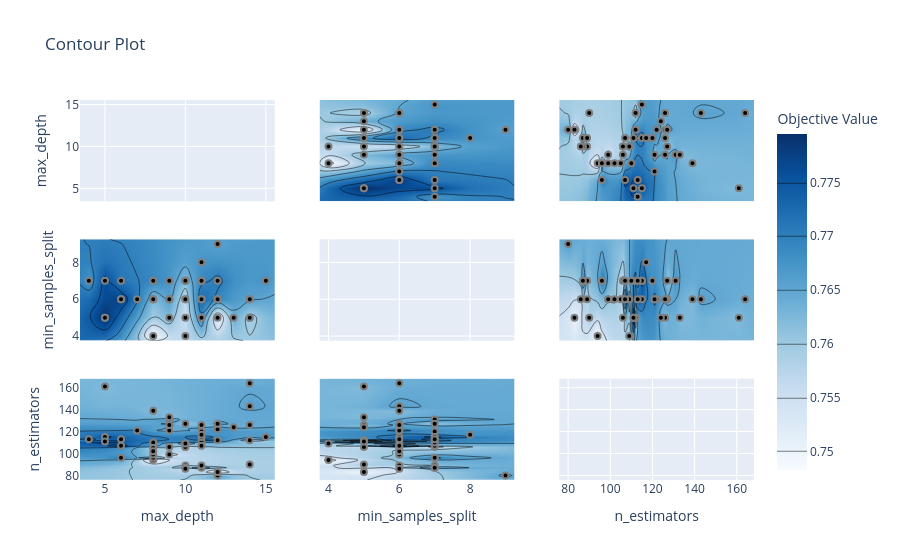

The code cell stored with this chart in its notebook:
### Markdown cell above
## contour plot

### Code cell
plot_contour(study).show()

### Figure 1 — Plotly figure (JSON) as saved in the notebook; plotly's stock layout.template omitted (floating-point values rounded to 4 significant figures; data arrays with more than 128 entries replaced by an {"elided": "..."} marker saying what was removed)
{"data": [{"type": "scatter", "xaxis": "x", "yaxis": "y"}, {"colorbar": {"title": {"text": "Objective Value"}}, "colorscale": [[0, "rgb(247,251,255)"], [0.125, "rgb(222,235,247)"], [0.25, "rgb(198,219,239)"], [0.375, "rgb(158,202,225)"], [0.5, "rgb(107,174,214)"], [0.625, "rgb(66,146,198)"], [0.75, "rgb(33,113,181)"], [0.875, "rgb(8,81,156)"], [1, "rgb(8,48,107)"]], "connectgaps": true, "contours": {"coloring": "heatmap"}, "hoverinfo": "none", "line": {"smoothing": 1.3}, "reversescale": false, "showscale": true, "type": "contour", "x": [3.45, 4, 5, 6, 7, 8, 9, 10, 11, 12, 13, 14, 15, 15.55], "xaxis": "x4", "y": [3.75, 4, 5, 6, 7, 8, 9, 9.25], "yaxis": "y4", "z": [[NaN, NaN, NaN, NaN, NaN, NaN, NaN, NaN, NaN, NaN, NaN, NaN, NaN, NaN], [NaN, NaN, NaN, NaN, NaN, 0.7483, NaN, 0.7569, NaN, NaN, NaN, NaN, NaN, NaN], [NaN, NaN, 0.7795, NaN, NaN, NaN, 0.7622, 0.7552, 0.7691, 0.75, 0.7639, 0.7587, NaN, NaN], [NaN, NaN, NaN, 0.7778, 0.7708, 0.7622, 0.7656, 0.7569, 0.7726, 0.7691, NaN, 0.7656, NaN, NaN], [NaN, 0.7674, 0.776, 0.7708, NaN, 0.7691, 0.7674, 0.7622, 0.7691, 0.7708, NaN, NaN, 0.7674, NaN], [NaN, NaN, NaN, NaN, NaN, NaN, NaN, NaN, 0.7674, NaN, NaN, NaN, NaN, NaN], [NaN, NaN, NaN, NaN, NaN, NaN, NaN, NaN, NaN, 0.7656, NaN, NaN, NaN, NaN], [NaN, NaN, NaN, NaN, NaN, NaN, NaN, NaN, NaN, NaN, NaN, NaN, NaN, NaN]]}, {"marker": {"color": "black", "line": {"color": "Gray", "width": 2}}, "mode": "markers", "name": "Feasible Trial", "showlegend": false, "type": "scatter", "x": [9, 11, 8, 14, 14, 14, 12, 15, 12, 10, 10, 11, 12, 14, 9, 11, 14, 12, 11, 12, 11, 13, 10, 11, 11, 10, 10, 8, 9, 8, 11, 9, 10, 7, 9, 12, 5, 8, 8, 8, 10, 6, 9, 8, 4, 6, 5, 5, 6, 10], "xaxis": "x4", "y": [7, 5, 4, 6, 6, 5, 9, 7, 6, 7, 6, 7, 7, 5, 5, 7, 6, 6, 5, 6, 6, 5, 7, 7, 6, 7, 6, 7, 6, 7, 8, 6, 5, 6, 6, 5, 7, 6, 6, 6, 7, 6, 6, 6, 7, 6, 5, 5, 7, 4], "yaxis": "y4"}, {"colorbar": {"title": {"text": "Objective Value"}}, "colorscale": [[0, "rgb(247,251,255)"], [0.125, "rgb(222,235,247)"], [0.25, "rgb(198,219,239)"], [0.375, "rgb(158,202,225)"], [0.5, "rgb(107,174,214)"], [0.625, "rgb(66,146,198)"], [0.75, "rgb(33,113,181)"], [0.875, "rgb(8,81,156)"], [1, "rgb(8,48,107)"]], "connectgaps": true, "contours": {"coloring": "heatmap"}, "hoverinfo": "none", "line": {"smoothing": 1.3}, "reversescale": false, "showscale": false, "type": "contour", "x": [3.45, 4, 5, 6, 7, 8, 9, 10, 11, 12, 13, 14, 15, 15.55], "xaxis": "x7", "y": [75.8, 80, 83, 86, 87, 89, 90, 94, 96, 99, 102, 105, 106, 107, 109, 110, 111, 112, 113, 115, 117, 120, 121, 122, 124, 126, 127, 131, 133, 139, 143, 161, 164, 168.2], "yaxis": "y7", "z": {"elided": "34x14 float values"}}, {"marker": {"color": "black", "line": {"color": "Gray", "width": 2}}, "mode": "markers", "name": "Feasible Trial", "showlegend": false, "type": "scatter", "x": [9, 11, 8, 14, 14, 14, 12, 15, 12, 10, 10, 11, 12, 14, 9, 11, 14, 12, 11, 12, 11, 13, 10, 11, 11, 10, 10, 8, 9, 8, 11, 9, 10, 7, 9, 12, 5, 8, 8, 8, 10, 6, 9, 8, 4, 6, 5, 5, 6, 10], "xaxis": "x7", "y": [131, 111, 94, 143, 164, 90, 80, 115, 126, 106, 109, 107, 112, 112, 133, 87, 126, 122, 126, 127, 115, 124, 89, 120, 89, 87, 86, 96, 99, 110, 117, 106, 106, 121, 121, 83, 115, 105, 99, 139, 127, 113, 126, 102, 113, 107, 161, 111, 96, 109], "yaxis": "y7"}, {"colorbar": {"title": {"text": "Objective Value"}}, "colorscale": [[0, "rgb(247,251,255)"], [0.125, "rgb(222,235,247)"], [0.25, "rgb(198,219,239)"], [0.375, "rgb(158,202,225)"], [0.5, "rgb(107,174,214)"], [0.625, "rgb(66,146,198)"], [0.75, "rgb(33,113,181)"], [0.875, "rgb(8,81,156)"], [1, "rgb(8,48,107)"]], "connectgaps": true, "contours": {"coloring": "heatmap"}, "hoverinfo": "none", "line": {"smoothing": 1.3}, "reversescale": false, "showscale": false, "type": "contour", "x": [3.75, 4, 5, 6, 7, 8, 9, 9.25], "xaxis": "x2", "y": [3.45, 4, 5, 6, 7, 8, 9, 10, 11, 12, 13, 14, 15, 15.55], "yaxis": "y2", "z": [[NaN, NaN, NaN, NaN, NaN, NaN, NaN, NaN], [NaN, NaN, NaN, NaN, 0.7674, NaN, NaN, NaN], [NaN, NaN, 0.7795, NaN, 0.776, NaN, NaN, NaN], [NaN, NaN, NaN, 0.7778, 0.7708, NaN, NaN, NaN], [NaN, NaN, NaN, 0.7708, NaN, NaN, NaN, NaN], [NaN, 0.7483, NaN, 0.7622, 0.7691, NaN, NaN, NaN], [NaN, NaN, 0.7622, 0.7656, 0.7674, NaN, NaN, NaN], [NaN, 0.7569, 0.7552, 0.7569, 0.7622, NaN, NaN, NaN], [NaN, NaN, 0.7691, 0.7726, 0.7691, 0.7674, NaN, NaN], [NaN, NaN, 0.75, 0.7691, 0.7708, NaN, 0.7656, NaN], [NaN, NaN, 0.7639, NaN, NaN, NaN, NaN, NaN], [NaN, NaN, 0.7587, 0.7656, NaN, NaN, NaN, NaN], [NaN, NaN, NaN, NaN, 0.7674, NaN, NaN, NaN], [NaN, NaN, NaN, NaN, NaN, NaN, NaN, NaN]]}, {"marker": {"color": "black", "line": {"color": "Gray", "width": 2}}, "mode": "markers", "name": "Feasible Trial", "showlegend": false, "type": "scatter", "x": [7, 5, 4, 6, 6, 5, 9, 7, 6, 7, 6, 7, 7, 5, 5, 7, 6, 6, 5, 6, 6, 5, 7, 7, 6, 7, 6, 7, 6, 7, 8, 6, 5, 6, 6, 5, 7, 6, 6, 6, 7, 6, 6, 6, 7, 6, 5, 5, 7, 4], "xaxis": "x2", "y": [9, 11, 8, 14, 14, 14, 12, 15, 12, 10, 10, 11, 12, 14, 9, 11, 14, 12, 11, 12, 11, 13, 10, 11, 11, 10, 10, 8, 9, 8, 11, 9, 10, 7, 9, 12, 5, 8, 8, 8, 10, 6, 9, 8, 4, 6, 5, 5, 6, 10], "yaxis": "y2"}, {"type": "scatter", "xaxis": "x5", "yaxis": "y5"}, {"colorbar": {"title": {"text": "Objective Value"}}, "colorscale": [[0, "rgb(247,251,255)"], [0.125, "rgb(222,235,247)"], [0.25, "rgb(198,219,239)"], [0.375, "rgb(158,202,225)"], [0.5, "rgb(107,174,214)"], [0.625, "rgb(66,146,198)"], [0.75, "rgb(33,113,181)"], [0.875, "rgb(8,81,156)"], [1, "rgb(8,48,107)"]], "connectgaps": true, "contours": {"coloring": "heatmap"}, "hoverinfo": "none", "line": {"smoothing": 1.3}, "reversescale": false, "showscale": false, "type": "contour", "x": [3.75, 4, 5, 6, 7, 8, 9, 9.25], "xaxis": "x8", "y": [75.8, 80, 83, 86, 87, 89, 90, 94, 96, 99, 102, 105, 106, 107, 109, 110, 111, 112, 113, 115, 117, 120, 121, 122, 124, 126, 127, 131, 133, 139, 143, 161, 164, 168.2], "yaxis": "y8", "z": {"elided": "34x8 float values"}}, {"marker": {"color": "black", "line": {"color": "Gray", "width": 2}}, "mode": "markers", "name": "Feasible Trial", "showlegend": false, "type": "scatter", "x": [7, 5, 4, 6, 6, 5, 9, 7, 6, 7, 6, 7, 7, 5, 5, 7, 6, 6, 5, 6, 6, 5, 7, 7, 6, 7, 6, 7, 6, 7, 8, 6, 5, 6, 6, 5, 7, 6, 6, 6, 7, 6, 6, 6, 7, 6, 5, 5, 7, 4], "xaxis": "x8", "y": [131, 111, 94, 143, 164, 90, 80, 115, 126, 106, 109, 107, 112, 112, 133, 87, 126, 122, 126, 127, 115, 124, 89, 120, 89, 87, 86, 96, 99, 110, 117, 106, 106, 121, 121, 83, 115, 105, 99, 139, 127, 113, 126, 102, 113, 107, 161, 111, 96, 109], "yaxis": "y8"}, {"colorbar": {"title": {"text": "Objective Value"}}, "colorscale": [[0, "rgb(247,251,255)"], [0.125, "rgb(222,235,247)"], [0.25, "rgb(198,219,239)"], [0.375, "rgb(158,202,225)"], [0.5, "rgb(107,174,214)"], [0.625, "rgb(66,146,198)"], [0.75, "rgb(33,113,181)"], [0.875, "rgb(8,81,156)"], [1, "rgb(8,48,107)"]], "connectgaps": true, "contours": {"coloring": "heatmap"}, "hoverinfo": "none", "line": {"smoothing": 1.3}, "reversescale": false, "showscale": false, "type": "contour", "x": [75.8, 80, 83, 86, 87, 89, 90, 94, 96, 99, 102, 105, 106, 107, 109, 110, 111, 112, 113, 115, 117, 120, 121, 122, 124, 126, 127, 131, 133, 139, 143, 161, 164, 168.2], "xaxis": "x3", "y": [3.45, 4, 5, 6, 7, 8, 9, 10, 11, 12, 13, 14, 15, 15.55], "yaxis": "y3", "z": {"elided": "14x34 float values"}}, {"marker": {"color": "black", "line": {"color": "Gray", "width": 2}}, "mode": "markers", "name": "Feasible Trial", "showlegend": false, "type": "scatter", "x": [131, 111, 94, 143, 164, 90, 80, 115, 126, 106, 109, 107, 112, 112, 133, 87, 126, 122, 126, 127, 115, 124, 89, 120, 89, 87, 86, 96, 99, 110, 117, 106, 106, 121, 121, 83, 115, 105, 99, 139, 127, 113, 126, 102, 113, 107, 161, 111, 96, 109], "xaxis": "x3", "y": [9, 11, 8, 14, 14, 14, 12, 15, 12, 10, 10, 11, 12, 14, 9, 11, 14, 12, 11, 12, 11, 13, 10, 11, 11, 10, 10, 8, 9, 8, 11, 9, 10, 7, 9, 12, 5, 8, 8, 8, 10, 6, 9, 8, 4, 6, 5, 5, 6, 10], "yaxis": "y3"}, {"colorbar": {"title": {"text": "Objective Value"}}, "colorscale": [[0, "rgb(247,251,255)"], [0.125, "rgb(222,235,247)"], [0.25, "rgb(198,219,239)"], [0.375, "rgb(158,202,225)"], [0.5, "rgb(107,174,214)"], [0.625, "rgb(66,146,198)"], [0.75, "rgb(33,113,181)"], [0.875, "rgb(8,81,156)"], [1, "rgb(8,48,107)"]], "connectgaps": true, "contours": {"coloring": "heatmap"}, "hoverinfo": "none", "line": {"smoothing": 1.3}, "reversescale": false, "showscale": false, "type": "contour", "x": [75.8, 80, 83, 86, 87, 89, 90, 94, 96, 99, 102, 105, 106, 107, 109, 110, 111, 112, 113, 115, 117, 120, 121, 122, 124, 126, 127, 131, 133, 139, 143, 161, 164, 168.2], "xaxis": "x6", "y": [3.75, 4, 5, 6, 7, 8, 9, 9.25], "yaxis": "y6", "z": {"elided": "8x34 float values"}}, {"marker": {"color": "black", "line": {"color": "Gray", "width": 2}}, "mode": "markers", "name": "Feasible Trial", "showlegend": false, "type": "scatter", "x": [131, 111, 94, 143, 164, 90, 80, 115, 126, 106, 109, 107, 112, 112, 133, 87, 126, 122, 126, 127, 115, 124, 89, 120, 89, 87, 86, 96, 99, 110, 117, 106, 106, 121, 121, 83, 115, 105, 99, 139, 127, 113, 126, 102, 113, 107, 161, 111, 96, 109], "xaxis": "x6", "y": [7, 5, 4, 6, 6, 5, 9, 7, 6, 7, 6, 7, 7, 5, 5, 7, 6, 6, 5, 6, 6, 5, 7, 7, 6, 7, 6, 7, 6, 7, 8, 6, 5, 6, 6, 5, 7, 6, 6, 6, 7, 6, 6, 6, 7, 6, 5, 5, 7, 4], "yaxis": "y6"}, {"type": "scatter", "xaxis": "x9", "yaxis": "y9"}], "layout": {"title": {"text": "Contour Plot"}, "xaxis": {"anchor": "y", "domain": [0, 0.2889], "matches": "x7", "range": [3.45, 15.55], "showticklabels": false}, "xaxis2": {"anchor": "y2", "domain": [0.3556, 0.6444], "matches": "x8", "range": [3.75, 9.25], "showticklabels": false}, "xaxis3": {"anchor": "y3", "domain": [0.7111, 1], "matches": "x9", "range": [75.8, 168.2], "showticklabels": false}, "xaxis4": {"anchor": "y4", "domain": [0, 0.2889], "matches": "x7", "range": [3.45, 15.55], "showticklabels": false}, "xaxis5": {"anchor": "y5", "domain": [0.3556, 0.6444], "matches": "x8", "range": [3.75, 9.25], "showticklabels": false}, "xaxis6": {"anchor": "y6", "domain": [0.7111, 1], "matches": "x9", "range": [75.8, 168.2], "showticklabels": false}, "xaxis7": {"anchor": "y7", "domain": [0, 0.2889], "range": [3.45, 15.55], "title": {"text": "max_depth"}}, "xaxis8": {"anchor": "y8", "domain": [0.3556, 0.6444], "range": [3.75, 9.25], "title": {"text": "min_samples_split"}}, "xaxis9": {"anchor": "y9", "domain": [0.7111, 1], "range": [75.8, 168.2], "title": {"text": "n_estimators"}}, "yaxis": {"anchor": "x", "domain": [0.7333, 1], "range": [3.45, 15.55], "title": {"text": "max_depth"}}, "yaxis2": {"anchor": "x2", "domain": [0.7333, 1], "matches": "y", "range": [3.45, 15.55], "showticklabels": false}, "yaxis3": {"anchor": "x3", "domain": [0.7333, 1], "matches": "y", "range": [3.45, 15.55], "showticklabels": false}, "yaxis4": {"anchor": "x4", "domain": [0.3667, 0.6333], "range": [3.75, 9.25], "title": {"text": "min_samples_split"}}, "yaxis5": {"anchor": "x5", "domain": [0.3667, 0.6333], "matches": "y4", "range": [3.75, 9.25], "showticklabels": false}, "yaxis6": {"anchor": "x6", "domain": [0.3667, 0.6333], "matches": "y4", "range": [3.75, 9.25], "showticklabels": false}, "yaxis7": {"anchor": "x7", "domain": [0, 0.2667], "range": [75.8, 168.2], "title": {"text": "n_estimators"}}, "yaxis8": {"anchor": "x8", "domain": [0, 0.2667], "matches": "y7", "range": [75.8, 168.2], "showticklabels": false}, "yaxis9": {"anchor": "x9", "domain": [0, 0.2667], "matches": "y7", "range": [75.8, 168.2], "showticklabels": false}}}
